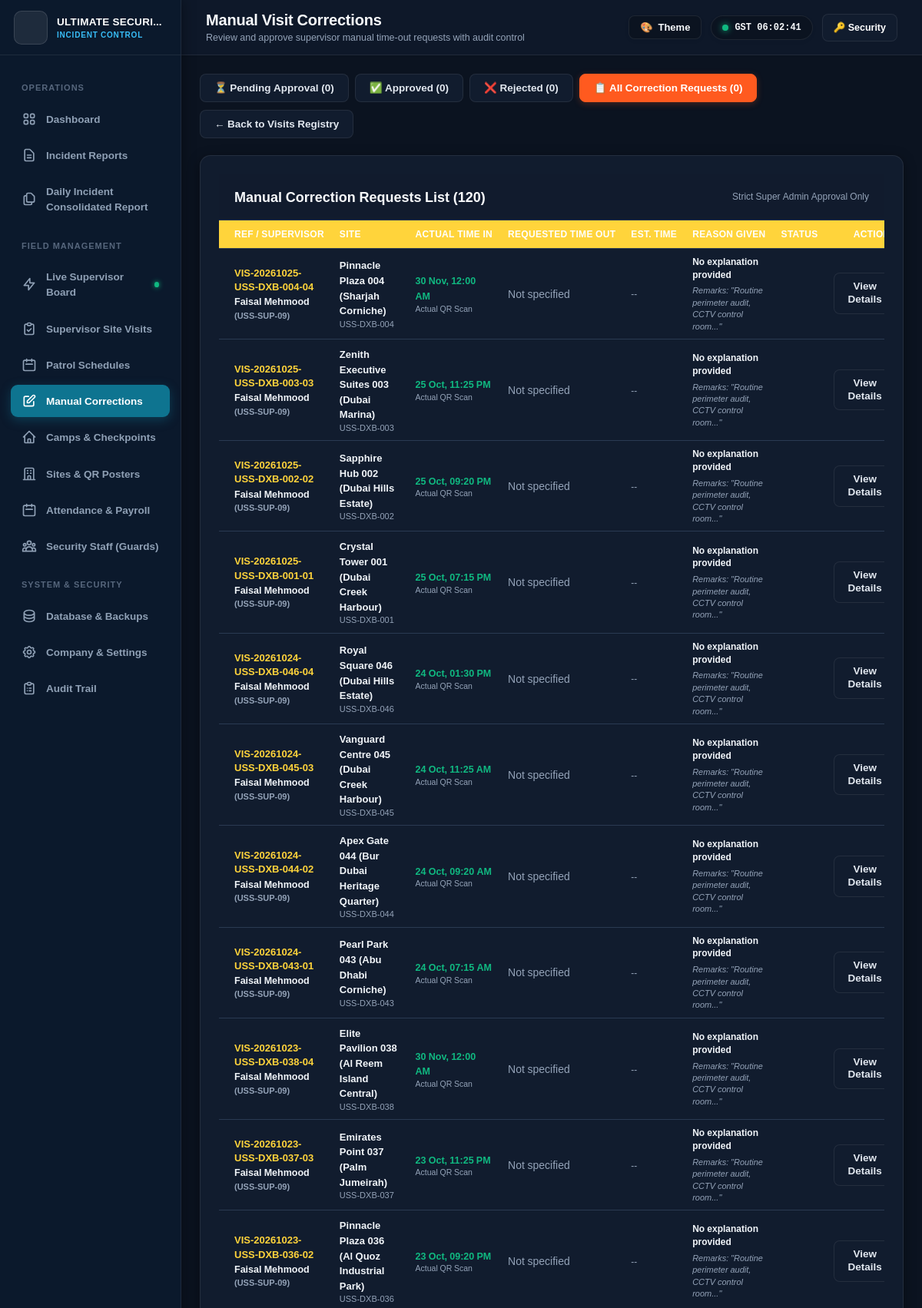
The page /hostinger_deployment/admin/supervisor_corrections.php?status=all (signed in, upper part) on the database its author committed.
### tables this page shows
CREATE TABLE `system_settings` (
  `id` varchar(50) NOT NULL,
  `company_name` varchar(255) NOT NULL DEFAULT 'ULTIMATE SECURITY SERVICES',
  `tagline` varchar(255) NOT NULL DEFAULT 'Total Security Solutions',
  `address_line` text DEFAULT NULL,
  `phone` varchar(100) NOT NULL DEFAULT '+971 4 251 0050',
  `email` varchar(100) NOT NULL DEFAULT 'ops@ultimatesecurity.ae',
  `website` varchar(150) DEFAULT 'https://www.sprinzo.in',
  `logo_url` varchar(255) DEFAULT 'assets/images/logo.png',
  `timezone` varchar(100) NOT NULL DEFAULT 'Asia/Dubai',
  `shift_options` text DEFAULT NULL,
  `cause_options` text DEFAULT NULL,
  `disciplinary_options` text DEFAULT NULL,
  `incident_options` text DEFAULT NULL,
  `notified_options` text DEFAULT NULL,
  `updated_at` datetime NOT NULL DEFAULT current_timestamp() ON UPDATE current_timestamp(),
  `supervisor_remarks_min_length` int(11) NOT NULL DEFAULT 20,
  `supervisor_session_hours` int(11) NOT NULL DEFAULT 16,
  `supervisor_location_check_enabled` tinyint(1) NOT NULL DEFAULT 0,
  `supervisor_alert_email_recipients` text DEFAULT NULL,
  `supervisor_visit_form_schema` longtext DEFAULT NULL,
  PRIMARY KEY (`id`)
);

CREATE TABLE `supervisor_visits` (
  `id` int(10) unsigned NOT NULL AUTO_INCREMENT,
  `visit_ref` varchar(100) DEFAULT NULL,
  `duty_id` int(10) unsigned NOT NULL,
  `supervisor_id` int(10) unsigned NOT NULL,
  `site_id` int(10) unsigned NOT NULL,
  `time_in` datetime NOT NULL,
  `time_out` datetime DEFAULT NULL,
  `minutes_spent` int(11) NOT NULL DEFAULT 0,
  `travel_minutes_from_previous` int(11) NOT NULL DEFAULT 0,
  `remarks` text DEFAULT NULL,
  `purpose_of_visit` varchar(50) NOT NULL DEFAULT 'Routine',
  `guards_count` int(11) NOT NULL DEFAULT 0,
  `guards_attendance` varchar(50) NOT NULL DEFAULT 'All present',
  `guards_names` text DEFAULT NULL,
  `rating_turnout` varchar(20) NOT NULL DEFAULT 'OK',
  `rating_records` varchar(20) NOT NULL DEFAULT 'OK',
  `rating_condition` varchar(20) NOT NULL DEFAULT 'OK',
  `rating_equipment` varchar(20) NOT NULL DEFAULT 'OK',
  `has_issues` tinyint(1) NOT NULL DEFAULT 0,
  `issues_action_taken` text DEFAULT NULL,
  `manual_timeout_requested` tinyint(1) NOT NULL DEFAULT 0,
  `manual_timeout_time` datetime DEFAULT NULL,
  `manual_timeout_reason` text DEFAULT NULL,
  `manual_timeout_status` enum('None','Pending','Approved','Rejected') NOT NULL DEFAULT 'None',
  `corrected_by_admin_id` int(10) unsigned DEFAULT NULL,
  `correction_notes` text DEFAULT NULL,
  `site_report` text DEFAULT NULL,
  `status` enum('In Progress','Completed') NOT NULL DEFAULT 'In Progress',
  `is_draft` tinyint(1) NOT NULL DEFAULT 0,
  `is_offline_sync` tinyint(1) NOT NULL DEFAULT 0,
  `client_scan_time` datetime DEFAULT NULL,
  `created_at` datetime NOT NULL DEFAULT current_timestamp(),
  `updated_at` datetime NOT NULL DEFAULT current_timestamp() ON UPDATE current_timestamp(),
  PRIMARY KEY (`id`),
  UNIQUE KEY `visit_ref` (`visit_ref`),
  KEY `idx_visit_duty` (`duty_id`),
  KEY `idx_visit_sup` (`supervisor_id`,`time_in`),
  KEY `idx_visit_site` (`site_id`,`time_in`),
  KEY `idx_visit_status` (`status`),
  CONSTRAINT `fk_visit_duty` FOREIGN KEY (`duty_id`) REFERENCES `supervisor_duties` (`id`) ON DELETE CASCADE,
  CONSTRAINT `fk_visit_site` FOREIGN KEY (`site_id`) REFERENCES `sites` (`id`) ON DELETE CASCADE,
  CONSTRAINT `fk_visit_sup` FOREIGN KEY (`supervisor_id`) REFERENCES `guards` (`id`) ON DELETE CASCADE
);

CREATE TABLE `guards` (
  `id` int(10) unsigned NOT NULL AUTO_INCREMENT,
  `staff_id` varchar(50) NOT NULL,
  `full_name` varchar(150) NOT NULL,
  `designation` varchar(100) NOT NULL DEFAULT 'Security Guard',
  `is_supervisor` tinyint(1) NOT NULL DEFAULT 0,
  `assigned_camp_id` int(10) unsigned DEFAULT NULL,
  `username` varchar(100) NOT NULL,
  `password_hash` varchar(255) NOT NULL,
  `is_active` tinyint(1) NOT NULL DEFAULT 1,
  `last_login_at` datetime DEFAULT NULL,
  `created_at` datetime NOT NULL DEFAULT current_timestamp(),
  `updated_at` datetime NOT NULL DEFAULT current_timestamp() ON UPDATE current_timestamp(),
  PRIMARY KEY (`id`),
  UNIQUE KEY `staff_id` (`staff_id`),
  UNIQUE KEY `username` (`username`),
  KEY `idx_guards_username` (`username`),
  KEY `idx_guards_staff_id` (`staff_id`)
);

CREATE TABLE `sites` (
  `id` int(10) unsigned NOT NULL AUTO_INCREMENT,
  `name` varchar(200) NOT NULL,
  `code` varchar(50) NOT NULL,
  `type` enum('Commercial','Residential','Hospital') NOT NULL DEFAULT 'Commercial',
  `address` text DEFAULT NULL,
  `latitude` varchar(100) DEFAULT NULL,
  `longitude` varchar(100) DEFAULT NULL,
  `client_name` varchar(150) DEFAULT NULL,
  `client_contact` varchar(150) DEFAULT NULL,
  `active_qr_token` varchar(100) NOT NULL,
  `min_visits_per_week` int(11) NOT NULL DEFAULT 7,
  `min_night_visits_per_week` int(11) NOT NULL DEFAULT 2,
  `min_minutes_per_visit` int(11) NOT NULL DEFAULT 20,
  `max_minutes_per_visit` int(11) NOT NULL DEFAULT 120,
  `supervisor_qr_token` varchar(100) DEFAULT NULL,
  `token_hmac` varchar(64) DEFAULT NULL,
  `token_encrypted` text DEFAULT NULL,
  `is_active` tinyint(1) NOT NULL DEFAULT 1,
  `created_at` datetime NOT NULL DEFAULT current_timestamp(),
  `updated_at` datetime NOT NULL DEFAULT current_timestamp() ON UPDATE current_timestamp(),
  PRIMARY KEY (`id`),
  UNIQUE KEY `code` (`code`),
  UNIQUE KEY `active_qr_token` (`active_qr_token`),
  KEY `idx_sites_code` (`code`),
  KEY `idx_sites_qr` (`active_qr_token`),
  KEY `idx_sites_active` (`is_active`),
  KEY `idx_sites_token_hmac` (`token_hmac`)
);

### hostinger_deployment/admin/supervisor_corrections.php (the view, shortened to what the rows shown need)
<?php
require_once __DIR__ . '/../includes/functions.php';
$db = get_db();
$pageTitle = "Manual Visit Corrections";
$statusFilter = $_GET['status'] ?? 'Pending';
$whereClause = "WHERE 1=1";
$params = [];
$stmt = $db->prepare("
    SELECT v.*, g.full_name as supervisor_name, g.staff_id, s.name as site_name, s.code as site_code
    FROM supervisor_visits v
    JOIN guards g ON v.supervisor_id = g.id
    JOIN sites s ON v.site_id = s.id
    {$whereClause}
    ORDER BY v.id DESC
");
$stmt->execute($params);
$requests = $stmt->fetchAll();
require_once __DIR__ . '/../includes/header.php';
?>
<div class="card" style="padding: 0; overflow: hidden;">
    <div style="overflow-x: auto;">
        <table class="table" style="margin: 0;">
            <thead>
                <tr>
                    <th style="padding-left: 20px;">Ref / Supervisor</th>
                    <th>Site</th>
                    <th>Actual Time In</th>
                    <th>Requested Time Out</th>
                    <th>Est. Time</th>
                    <th>Reason Given</th>
                    <th>Status</th>
                    <th style="text-align: right; padding-right: 20px;">Actions</th>
                </tr>
            </thead>
            <tbody>
                <?php if (empty($requests)): ?>
                    <tr>
                        <td colspan="8" style="text-align: center; padding: 40px; color: var(--text-dim);">
                            No manual time-out correction requests found matching filter "<?= htmlspecialchars($statusFilter) ?>".
                        </td>
                    </tr>
                <?php else: ?>
                    <?php foreach ($requests as $r):
                        $tIn = strtotime($r['time_in']);
                        $tReq = $r['manual_timeout_time'] ? strtotime($r['manual_timeout_time']) : null;
                        $diffMins = ($tReq && $tReq > $tIn) ? round(($tReq - $tIn) / 60) : 0;
                    ?>
                        <tr>
                            <td style="padding-left: 20px;">
                                <div style="font-weight: 800; font-size: 13px; color: var(--primary);">
                                    <?= htmlspecialchars($r['visit_ref'] ?: 'VIS-' . str_pad($r['id'], 5, '0', STR_PAD_LEFT)) ?>
                                </div>
                                <div style="font-size: 12.5px; font-weight: 600; margin-top: 2px;">
                                    <?= htmlspecialchars($r['supervisor_name']) ?>
                                    <span style="font-size: 11px; color: var(--text-dim);">(<?= htmlspecialchars($r['staff_id']) ?>)</span>
                                </div>
                            </td>
                            <td>
                                <span style="font-weight: 700; font-size: 13px;"><?= htmlspecialchars($r['site_name']) ?></span>
                                <div style="font-size: 11px; color: var(--text-dim);"><?= htmlspecialchars($r['site_code']) ?></div>
                            </td>
                            <td>
                                <span style="font-size: 12.5px; font-weight: 600; color: #10b981;">
                                    <?= date('d M, h:i A', $tIn) ?>
                                </span>
                                <div style="font-size: 10.5px; color: var(--text-dim);">Actual QR Scan</div>
                            </td>
                            <td>
                                <?php if ($tReq): ?>
                                    <span style="font-size: 12.5px; font-weight: 700; color: #f59e0b;">
                                        <?= date('d M, h:i A', $tReq) ?>
                                    </span>
                                    <div style="font-size: 10.5px; color: var(--text-dim);">Manual Departure</div>
                                <?php else: ?>
                                    <span style="color: var(--text-dim);">Not specified</span>
                                <?php endif; ?>
                            </td>
                            <td>
                                <?php if ($diffMins > 0): ?>
                                    <span class="badge" style="background: rgba(245, 158, 11, 0.15); color: #d97706; font-weight: 800;">
                                        <?= $diffMins ?> mins
                                    </span>
                                <?php else: ?>
                                    <span style="color: var(--text-dim); font-size: 12px;">--</span>
                                <?php endif; ?>
                            </td>
                            <td style="max-width: 250px;">
                                <div style="font-size: 12px; font-weight: 600; color: var(--text-main); white-space: normal; line-height: 1.4;">
                                    <?= nl2br(htmlspecialchars($r['manual_timeout_reason'] ?: 'No explanation provided')) ?>
                                </div>
                                <?php if (!empty($r['remarks'])): ?>
                                    <div style="font-size: 11px; color: var(--text-dim); margin-top: 4px; font-style: italic;">
                                        Remarks: "<?= htmlspecialchars(mb_strimwidth($r['remarks'], 0, 45, '...')) ?>"
                                    </div>
                                <?php endif; ?>
                            </td>
                            <td>
                            </td>
                            <td style="text-align: right; padding-right: 20px;">
                                <?php if ($r['manual_timeout_status'] === 'Pending'): ?>
                                    <button type="button" class="btn btn-primary" style="padding: 5px 12px; font-size: 12px;" onclick='openReviewModal(<?= json_encode($r) ?>)'>
                                        Review & Decide
                                    </button>
                                <?php else: ?>
                                    <button type="button" class="btn btn-secondary" style="padding: 5px 12px; font-size: 12px;" onclick='openReviewModal(<?= json_encode($r) ?>)'>
                                        View Details
                                    </button>
                                <?php endif; ?>
                            </td>
                        </tr>
                    <?php endforeach; ?>
                <?php endif; ?>
            </tbody>
        </table>
    </div>
</div>
<?php require_once __DIR__ . '/../includes/footer.php'; ?>

### hostinger_deployment/includes/header.php (shortened to what the rows shown need)
<?php
require_once __DIR__ . '/functions.php';
$settings = get_system_settings();
?>
<!DOCTYPE html>
<html lang="en" data-theme="dark">
<head>
    <link rel="stylesheet" href="<?= APP_URL ?>/assets/css/design-tokens.css?v=<?= file_exists(__DIR__ . '/../assets/css/design-tokens.css') ? filemtime(__DIR__ . '/../assets/css/design-tokens.css') : time() ?>">
    <link rel="stylesheet" href="../assets/css/style.css?v=<?= file_exists(__DIR__ . '/../assets/css/style.css') ? filemtime(__DIR__ . '/../assets/css/style.css') : time() ?>">
    <link rel="stylesheet" href="<?= APP_URL ?>/assets/css/style.css?v=<?= file_exists(__DIR__ . '/../assets/css/style.css') ? filemtime(__DIR__ . '/../assets/css/style.css') : time() ?>">
</head>
<body>
<div class="app-container">
    <aside class="app-sidebar" id="appSidebar">
        <a href="<?= APP_URL ?>/admin/dashboard.php" class="sidebar-brand" style="text-decoration: none;">
            <div class="brand-title">
                <span class="brand-company" title="<?= htmlspecialchars($settings['company_name']) ?>"><?= htmlspecialchars($settings['company_name']) ?></span>
                <span class="brand-sub">Incident Control</span>
            </div>
        </a>
    </aside>
    <main class="app-main">
        <header class="app-header">
            <div style="display: flex; align-items: center; gap: 16px;">
                <div class="header-title-box">
                    <h1><?= isset($pageTitle) ? htmlspecialchars($pageTitle) : 'Operations Dashboard' ?></h1>
                </div>
            </div>
        </header>
        <div class="app-content">

### rows shown on the page
system_settings: company_name "ULTIMATE SECURI…"
supervisor_visits: visit_ref "VIS-20261025-USS-DXB-004-04", supervisor.full_name "Faisal Mehmood", supervisor.staff_id "USS-SUP-09", site.name "Pinnacle Plaza 004 (Sharjah Corniche)", site.code "USS-DXB-004", time_in "30 Nov, 12:00 AM", manual_timeout_reason "No explanation provided", remarks "Routine perimeter audit, CCTV control room..."
supervisor_visits: visit_ref "VIS-20261025-USS-DXB-003-03", supervisor.full_name "Faisal Mehmood", supervisor.staff_id "USS-SUP-09", site.name "Zenith Executive Suites 003 (Dubai Marina)", site.code "USS-DXB-003", time_in "25 Oct, 11:25 PM", manual_timeout_reason "No explanation provided", remarks "Routine perimeter audit, CCTV control room..."
supervisor_visits: visit_ref "VIS-20261025-USS-DXB-002-02", supervisor.full_name "Faisal Mehmood", supervisor.staff_id "USS-SUP-09", site.name "Sapphire Hub 002 (Dubai Hills Estate)", site.code "USS-DXB-002", time_in "25 Oct, 09:20 PM", manual_timeout_reason "No explanation provided", remarks "Routine perimeter audit, CCTV control room..."
supervisor_visits: visit_ref "VIS-20261025-USS-DXB-001-01", supervisor.full_name "Faisal Mehmood", supervisor.staff_id "USS-SUP-09", site.name "Crystal Tower 001 (Dubai Creek Harbour)", site.code "USS-DXB-001", time_in "25 Oct, 07:15 PM", manual_timeout_reason "No explanation provided", remarks "Routine perimeter audit, CCTV control room..."
supervisor_visits: visit_ref "VIS-20261024-USS-DXB-046-04", supervisor.full_name "Faisal Mehmood", supervisor.staff_id "USS-SUP-09", site.name "Royal Square 046 (Dubai Hills Estate)", site.code "USS-DXB-046", time_in "24 Oct, 01:30 PM", manual_timeout_reason "No explanation provided", remarks "Routine perimeter audit, CCTV control room..."
supervisor_visits: visit_ref "VIS-20261024-USS-DXB-045-03", supervisor.full_name "Faisal Mehmood", supervisor.staff_id "USS-SUP-09", site.name "Vanguard Centre 045 (Dubai Creek Harbour)", site.code "USS-DXB-045", time_in "24 Oct, 11:25 AM", manual_timeout_reason "No explanation provided", remarks "Routine perimeter audit, CCTV control room..."
supervisor_visits: visit_ref "VIS-20261024-USS-DXB-044-02", supervisor.full_name "Faisal Mehmood", supervisor.staff_id "USS-SUP-09", site.name "Apex Gate 044 (Bur Dubai Heritage Quarter)", site.code "USS-DXB-044", time_in "24 Oct, 09:20 AM", manual_timeout_reason "No explanation provided", remarks "Routine perimeter audit, CCTV control room..."
supervisor_visits: visit_ref "VIS-20261024-USS-DXB-043-01", supervisor.full_name "Faisal Mehmood", supervisor.staff_id "USS-SUP-09", site.name "Pearl Park 043 (Abu Dhabi Corniche)", site.code "USS-DXB-043", time_in "24 Oct, 07:15 AM", manual_timeout_reason "No explanation provided", remarks "Routine perimeter audit, CCTV control room..."
supervisor_visits: visit_ref "VIS-20261023-USS-DXB-038-04", supervisor.full_name "Faisal Mehmood", supervisor.staff_id "USS-SUP-09", site.name "Elite Pavilion 038 (Al Reem Island Central)", site.code "USS-DXB-038", time_in "30 Nov, 12:00 AM", manual_timeout_reason "No explanation provided", remarks "Routine perimeter audit, CCTV control room..."
supervisor_visits: visit_ref "VIS-20261023-USS-DXB-037-03", supervisor.full_name "Faisal Mehmood", supervisor.staff_id "USS-SUP-09", site.name "Emirates Point 037 (Palm Jumeirah)", site.code "USS-DXB-037", time_in "23 Oct, 11:25 PM", manual_timeout_reason "No explanation provided", remarks "Routine perimeter audit, CCTV control room..."
supervisor_visits: visit_ref "VIS-20261023-USS-DXB-036-02", supervisor.full_name "Faisal Mehmood", supervisor.staff_id "USS-SUP-09", site.name "Pinnacle Plaza 036 (Al Quoz Industrial Park)", site.code "USS-DXB-036", time_in "23 Oct, 09:20 PM", manual_timeout_reason "No explanation provided", remarks "Routine perimeter audit, CCTV control room..."

### other values the page prints
$pageTitle "Manual Visit Corrections"
$pageSubtitle "Review and approve supervisor manual time-out requests with audit control"
$cntPending "0"
$cntApproved "0"
$cntRejected "0"
$cntAll "0"
count($requests) "120"
